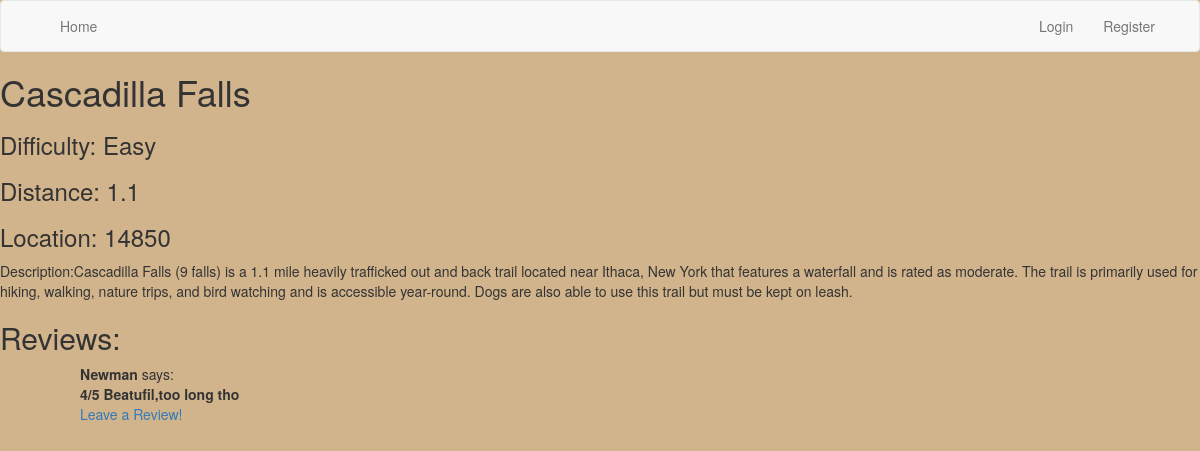
The app's page /trailAndReview/Cascadilla Falls with its own data.
### app/models.py (models this page shows, shortened)
class Trail(db.Model):
    id = db.Column(db.Integer, primary_key=True)
    name = db.Column(db.String(64), index=True, unique=True)
    distance = db.Column(db.Integer, index=True)
    difficulty = db.Column(db.String(64), index=True)
    location = db.Column(db.String(64), index=True)
    description = db.Column(db.String(64), index=True)
    t2rs = db.relationship('TrailToReview', backref='trail', lazy='dynamic')

class TrailToReview(db.Model):
    id = db.Column(db.Integer, primary_key=True)
    trail_id = db.Column(db.Integer, db.ForeignKey('trail.id'))
    review_id = db.Column(db.Integer, db.ForeignKey('review.id'))

class User(UserMixin, db.Model):
    id = db.Column(db.Integer, primary_key=True)
    username = db.Column(db.String(64), index=True, unique=True)
    email = db.Column(db.String(120), index=True, unique=True)
    password_hash = db.Column(db.String(128))
    reviews = db.relationship('Review', backref='user', lazy='dynamic')

class Review(db.Model):
    id = db.Column(db.Integer, primary_key=True)
    userID = db.Column(db.Integer, db.ForeignKey('user.id'))
    rating = db.Column(db.Integer)
    description = db.Column(db.String(256))
    t2rs = db.relationship('TrailToReview', backref='review', lazy='dynamic')

### app/routes.py (the view)
@app.route('/trailAndReview/<name>')
def trail(name):
    trail = Trail.query.filter(Trail.name == name).first()
    return render_template('trailAndReview.html', trail=trail)

### app/templates/trailAndReview.html (shortened to what this page needs)
{% extends 'base.html' %}
{%  block content %}
<html lang="en">
<head>
</head>
<body>
<h1>{{ trail.name }}</h1>
<h3> Difficulty: {{ trail.difficulty }}</h3>
<h3>Distance: {{ trail.distance }}</h3>
<h3>Location: {{trail.location}}</h3>
Description:{{trail.description}}
<h2>Reviews:</h2>
<ul>
     {% for t2r in trail.t2rs %}
         <ul>
             <b>{{t2r.review.user.username}}</b>
             says:
             <br>
             <b>{{t2r.review.rating}}/5</b>
            <b>{{ t2r.review.description }}</b>
         </ul>
     {% endfor %}
    <ul><a href="{{ url_for('trailreview',name=trail.name) }}">Leave a Review!</a></ul>
</ul>
</body>
</html>
{% endblock %}

### app/static/trails.css (style rules this page uses)
body { background-color: tan; }
* { box-sizing:border-box }

### records on screen
Trail: name "Cascadilla Falls", difficulty "Easy", distance "1.1", location "14850", description "Cascadilla Falls (9 falls) is a 1.1 mile heavily trafficked out and back trail located near Ithaca, New York that features a waterfall and is rated as moderate. The trail is primarily used for hiking, walking, nature trips, and bird watching and is accessible year-round. Dogs are also able to use this trail but must be kept on leash."
TrailToReview: review.user.username "Newman", review.rating "4", review.description "Beatufil,too long tho"
